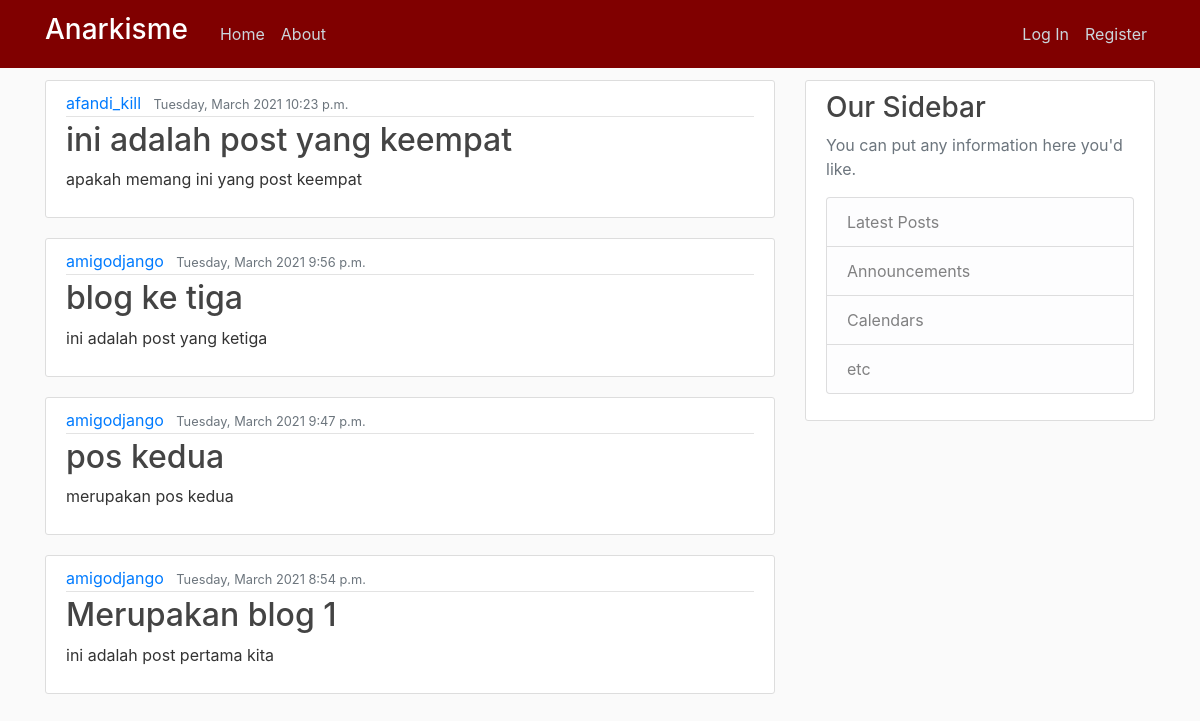
The app's page /, older data.
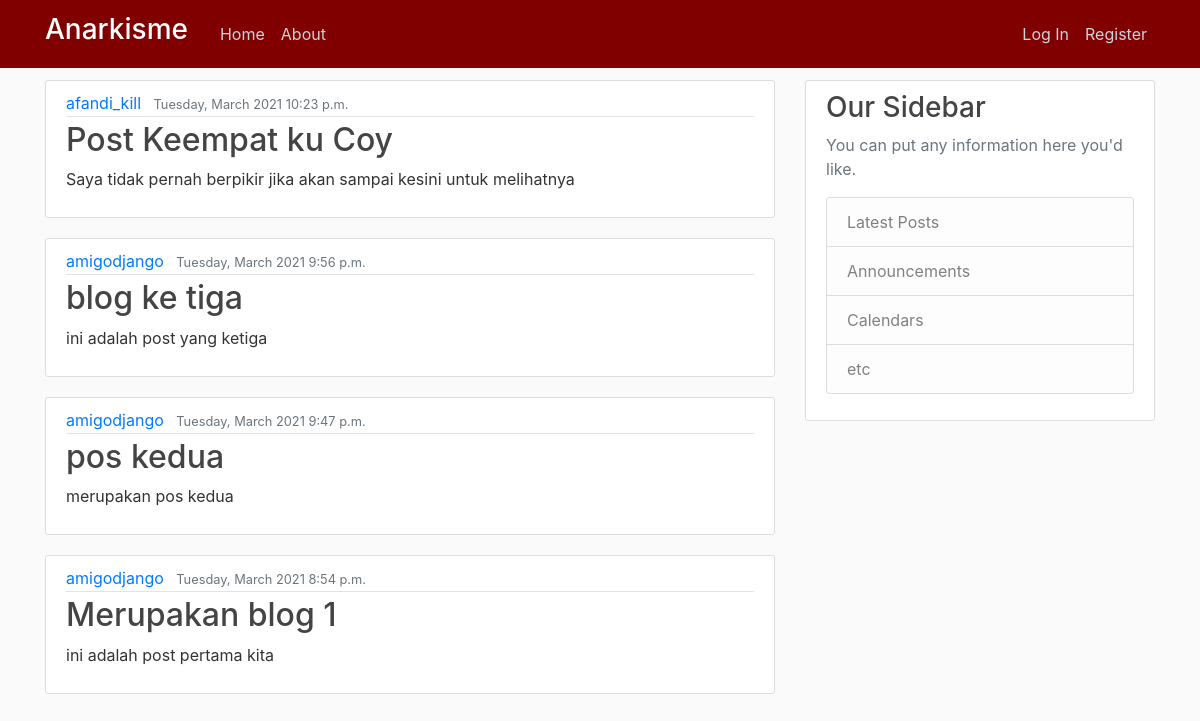
The same page, newer data.
### blog/models.py (models this page shows, shortened)
class Post(models.Model):
	title = models.CharField(max_length=100)
	content = models.TextField()
	tanggal = models.DateTimeField(auto_now_add=timezone.now)
	author = models.ForeignKey(User, on_delete=models.CASCADE)

### blog/views.py (the view)
# urls.py: path('',views.home, name='blog-home'),
def home(request):
	konteks = {
		'kirim':Post.objects.all().order_by('-tanggal'),
		'title':'Home'
	}
	return render(request,'blog/home.html',konteks)

### blog/templates/blog/home.html
{% extends "blog/base.html" %}
{% block content %}
    {% for tampil in kirim %}
        <article class="media content-section">
          <div class="media-body">
            <div class="article-metadata">
              <a class="mr-2" href="#">{{tampil.author}}</a>
              <small class="text-muted">{{tampil.tanggal|date:'l, F Y g:i a'}}</small>
            </div>
            <h2><a class="article-title" href="#">{{tampil.title}}</a></h2>
            <p class="article-content">{{tampil.content}}</p>
          </div>
        </article>
    {% endfor %}
{% endblock content %}

### blog/templates/blog/base.html (shortened to what this page needs)
{% load static %}
<!DOCTYPE html>
<html>
<head>
    <link rel="stylesheet" href="https://maxcdn.bootstrapcdn.com/bootstrap/4.0.0/css/bootstrap.min.css">
    <link rel="stylesheet" type="text/css" href="{% static 'blog/main.css' %}">
</head>
<body>
    <header class="site-header">
      <nav class="navbar navbar-expand-md navbar-dark bg-steel fixed-top">
        <div class="container">
          <a class="navbar-brand mr-4" href="{% url 'blog-home' %}"><h3 class="text-white">Anarkisme</h3></a>
          <div class="collapse navbar-collapse" id="navbarToggle">
            <div class="navbar-nav mr-auto">
              <a class="nav-item nav-link" href="{% url 'blog-home' %}">Home</a>
              <a class="nav-item nav-link" href="{% url 'blog-about' %}">About</a>
            </div>
            <div class="navbar-nav">
              {% if user.is_authenticated %}
              <a class="nav-item nav-link" href="{% url 'profile' %}">Profile</a>
              <a class="nav-item nav-link" href="{% url 'logout' %}">Log Out</a>
              {% else %}
              <a class="nav-item nav-link" href="{% url 'login' %}">Log In</a>
              <a class="nav-item nav-link" href="{% url 'register' %}">Register</a>
              {% endif %}
            </div>
          </div>
        </div>
      </nav>
    </header>
    <main role="main" class="container">
      <div class="row">
        <div class="col-md-8">
          {% block content %}{% endblock %}
        </div>
        <div class="col-md-4">
          <div class="content-section">
            <h3>Our Sidebar</h3>
            <p class='text-muted'>You can put any information here you'd like.
              <ul class="list-group">
                <li class="list-group-item list-group-item-light">Latest Posts</li>
                <li class="list-group-item list-group-item-light">Announcements</li>
                <li class="list-group-item list-group-item-light">Calendars</li>
                <li class="list-group-item list-group-item-light">etc</li>
              </ul>
            </p>
          </div>
        </div>
      </div>
    </main>
  </body>
</html>

### blog/static/blog/main.css (style rules this page uses)
body { background: #fafafa; color: #333333; margin-top: 5rem; }
h1, h2, h3, h4, h5, h6 { color: #444444; }
ul { margin: 0; }
.bg-steel { background-color: maroon; }
.site-header .navbar-nav .nav-link { color: #cbd5db; }
.content-section { background: #ffffff; padding: 10px 20px; border: 1px solid #dddddd; border-radius: 3px; margin-bottom: 20px; }
.article-title { color: #444444; }
.article-content { white-space: pre-line; }
.article-metadata { padding-bottom: 1px; margin-bottom: 4px; border-bottom: 1px solid #e3e3e3 }

Row changes from the older to the newer data that the page shows:
changed Post "afandi_kill": title "ini adalah post yang keempat" → "Post Keempat ku Coy"; content "apakah memang ini yang post keempat" → "Saya tidak pernah berpikir jika akan sampai kesini untuk melihatnya"
